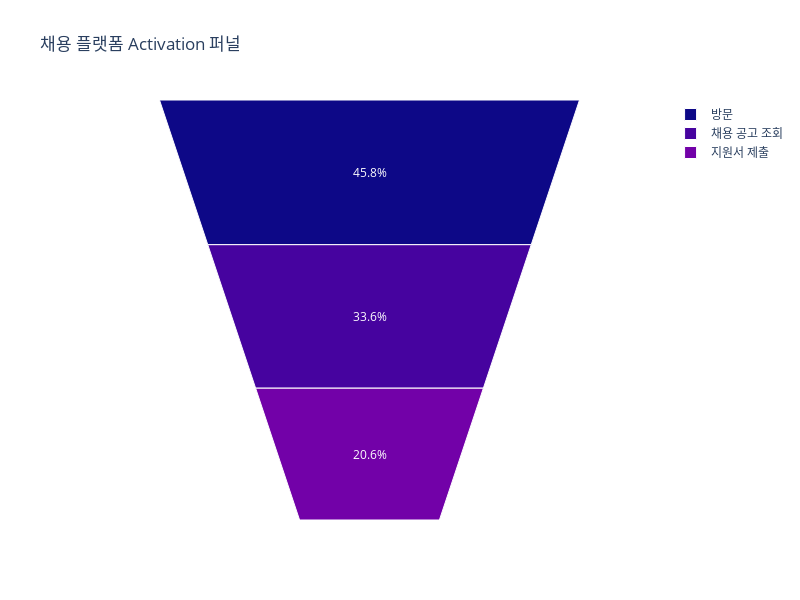

The notebook cell this image was saved under:
### Code cell
# 퍼널 시각화 - 2

funnel_step = list(funnel_dict.keys())
step_values = list(funnel_dict.values())

# funnel_area 차트 생성
fig = px.funnel_area(
    names=funnel_step,
    values=step_values,
    title='채용 플랫폼 Activation 퍼널',
    color=funnel_step,  # 색상에 사용할 이름 리스트
    color_discrete_sequence=px.colors.sequential.Plasma  # 색상 팔레트
)

# 차트 레이아웃 설정
fig.update_layout(
    width=800,  # 원하는 폭 (픽셀)
    height=600  # 원하는 높이 (픽셀)
)

fig.show()

### Figure 1 — Plotly figure (JSON) as saved in the notebook; plotly's stock layout.template omitted (floating-point values rounded to 4 significant figures)
{"data": [{"customdata": [["방문"], ["채용 공고 조회"], ["지원서 제출"]], "domain": {"x": [0, 1], "y": [0, 1]}, "hovertemplate": "label=%{label}<br>value=%{value}<br>color=%{customdata[0]}<extra></extra>", "labels": ["방문", "채용 공고 조회", "지원서 제출"], "legendgroup": "", "marker": {"colors": ["#0d0887", "#46039f", "#7201a8"]}, "name": "", "showlegend": true, "type": "funnelarea", "values": [21333, 15687, 9608]}], "layout": {"funnelareacolorway": ["#0d0887", "#46039f", "#7201a8", "#9c179e", "#bd3786", "#d8576b", "#ed7953", "#fb9f3a", "#fdca26", "#f0f921"], "height": 600, "legend": {"tracegroupgap": 0}, "title": {"text": "채용 플랫폼 Activation 퍼널"}, "width": 800}}
